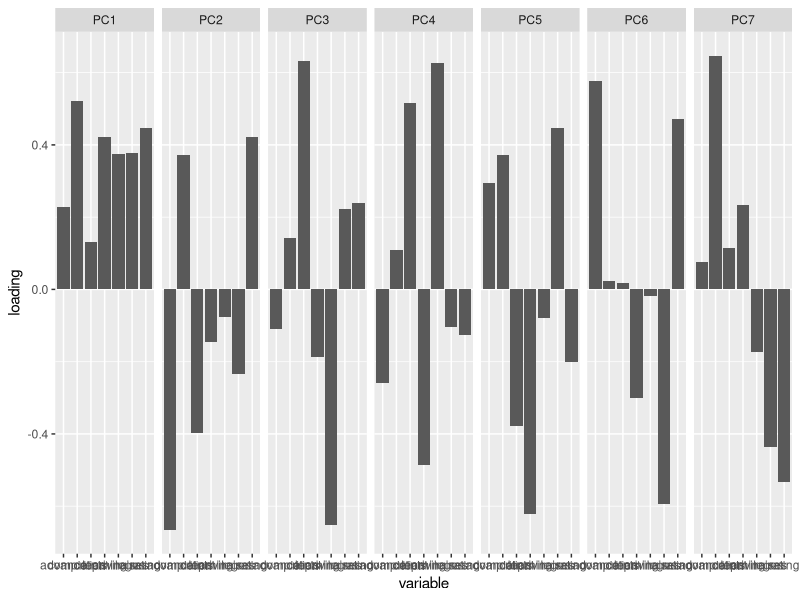
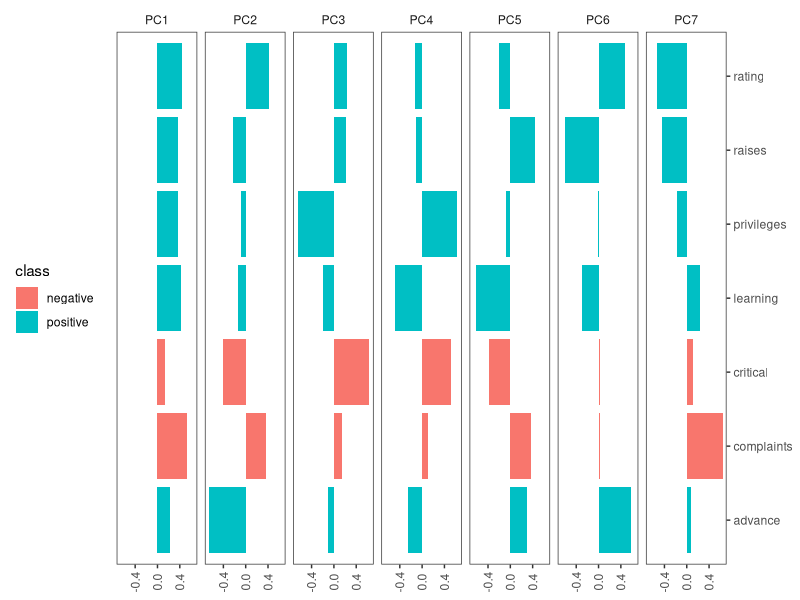

These charts were generated, in order, by the following R code:
## ---- chunk 1
head(attitude)
## ---- chunk 2
attitude.pca <- prcomp(attitude)
## ---- chunk 3
PCaxes<-attitude.pca$rotation
PCaxes
## ---- chunk 4
PCaxes<-as.data.frame(PCaxes)
PCaxes$variable<-rownames(PCaxes)
PCaxes$class <- c("positive","negative","positive","positive","positive","negative","positive")
## ---- chunk 5
library(tidyr)

df<-tidyr::gather(data=PCaxes,key=axis,value=loading,1:7)
head(df)
## ---- chunk 6
library(ggplot2)

ggplot(data=df) +
  geom_bar(aes(x=variable,y=loading),stat="identity") +
  facet_wrap(facets=~axis,nrow=1)
## ---- chunk 7
ggplot(df) +
  geom_bar(aes(x=variable,y=loading,fill=class),stat="identity") +
  scale_x_discrete(position="top") +
  scale_y_continuous(breaks = c(-.4,0,.4)) +
  coord_flip() +
  facet_wrap(~axis,nrow=1) +
  theme_bw()+
  theme(
    strip.background = element_blank(),
    axis.title = element_blank(),
    panel.grid.major = element_blank(),
    panel.grid.minor = element_blank(),
    legend.position = "left",
    axis.text.x = element_text(angle = 90, vjust = .5)
  )
